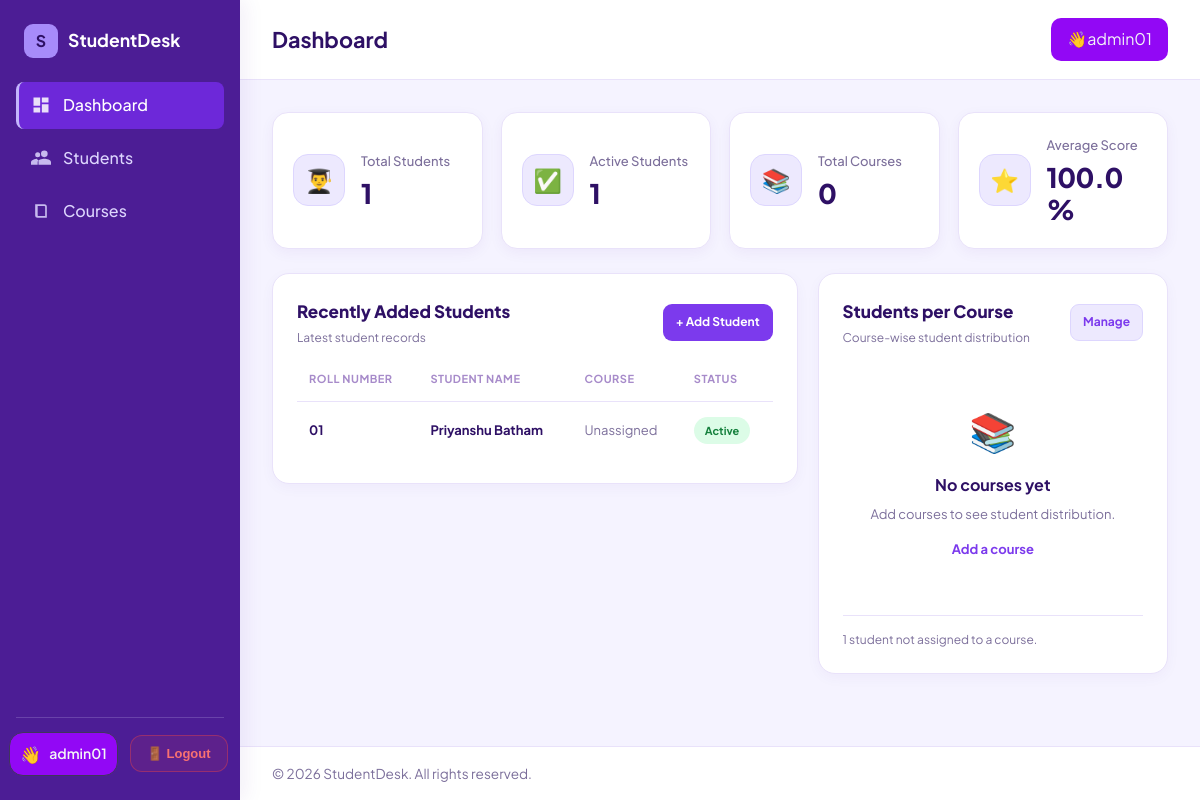
The page / (signed in) on the database its author committed.
### students_app/models.py (models this page shows, shortened)
class Student(models.Model):
    GENDER_CHOICES = [('M', 'Male'), ('F', 'Female'), ('O', 'Other')]
    owner = models.ForeignKey( settings.AUTH_USER_MODEL,on_delete=models.CASCADE, related_name='students')
    roll_number = models.CharField(max_length=20)
    first_name = models.CharField(max_length=50)
    last_name = models.CharField(max_length=50)
    email = models.EmailField()
    phone = models.CharField(max_length=16, blank=True,
        validators=[ RegexValidator(r'^\+?\d{7,15}$','Enter a valid phone number (7-15 digits).')
        ]
    )
    gender = models.CharField(max_length=1, choices=GENDER_CHOICES, default='M')
    date_of_birth = models.DateField(null=True, blank=True)
    course = models.ForeignKey(Course, null=True, blank=True, on_delete=models.SET_NULL, related_name='students')
    address = models.TextField(blank=True)
    is_active = models.BooleanField(default=True)
    admission_date = models.DateField(default=timezone.localdate)
    created_at = models.DateTimeField(auto_now_add=True)
    class Meta:
        ordering = ['roll_number']
        unique_together = ('owner', 'roll_number')
    @property
    def full_name(self):
        return f'{self.first_name} {self.last_name}'.strip()
    def get_absolute_url(self):
        return reverse('student_detail', args=[self.pk])

### students_app/views.py (the view)
# urls.py: path("",views.dashboard,name='dashboard'),
@login_required(login_url='login')
def dashboard(request):
    students = Student.objects.filter(owner=request.user)
    courses = Course.objects.filter(owner=request.user)
    course_stats = list(courses.annotate(student_count=Count('students')).order_by('-student_count', 'name')[:6])
    top = max((c.student_count for c in course_stats), default=0)
    for course in course_stats:
        course.percent = int(course.student_count * 100 / top) if top else 0
    context = {
        'total_students': students.count(),
        'active_students': students.filter(is_active=True).count(),
        'total_courses': courses.count(),
        'average_score': Mark.objects.filter(student__owner=request.user).aggregate(a=Avg('score'))['a'],
        'unassigned': students.filter(course__isnull=True).count(),
        'course_stats': course_stats,
        'recent_students': students.select_related('course').order_by('-created_at')[:5],
    }
    return render(request, 'dashboard.html', context)

### students_app/templates/dashboard.html (shortened to what this page needs)
{% extends 'base.html' %}
{% load static %}
{% block extra_css %}
<link rel="stylesheet" href="{% static 'css/dashboard.css' %}">
{% endblock %}
{% block content %}
<div class="dash">
    <div class="stats-grid">
        <div class="stat-card">
            <div class="stat-icon">👨‍🎓</div>
            <div class="stat-info">
                <p>Total Students</p>
                <h3>{{ total_students }}</h3>
            </div>
        </div>
        <div class="stat-card">
            <div class="stat-icon">✅</div>
            <div class="stat-info">
                <p>Active Students</p>
                <h3>{{ active_students }}</h3>
            </div>
        </div>
        <div class="stat-card">
            <div class="stat-icon">📚</div>
            <div class="stat-info">
                <p>Total Courses</p>
                <h3>{{ total_courses }}</h3>
            </div>
        </div>
        <div class="stat-card">
            <div class="stat-icon">⭐</div>
            <div class="stat-info">
                <p>Average Score</p>
                <h3>
                    {% if average_score is not None %}
                        {{ average_score|floatformat:1 }}%
                    {% else %}
                        --
                    {% endif %}
                </h3>
            </div>
        </div>
    </div>
    <div class="two-col">
        <div class="card">
            <div class="card-head">
                <div>
                    <h2>Recently Added Students</h2>
                    <p class="card-subtitle">Latest student records</p>
                </div>
                <a href="{% url 'students_create' %}" class="btn btn-sm">+ Add Student</a>
            </div>
            {% if recent_students %}
            <div class="table-wrap">
                <table>
                    <thead>
                        <tr>
                            <th>Roll Number</th>
                            <th>Student Name</th>
                            <th>Course</th>
                            <th>Status</th>
                        </tr>
                    </thead>
                    <tbody>
                        {% for s in recent_students %}
                        <tr>
                            <td data-label="Roll Number">
                                <span class="roll-number">{{ s.roll_number }}</span>
                            </td>
                            <td data-label="Student Name">
                                <a class="student-link" href="{{ s.get_absolute_url }}">
                                    {{ s.full_name }}
                                </a>
                            </td>
                            <td data-label="Course">
                                {{ s.course.name|default:"Unassigned" }}
                            </td>
                            <td data-label="Status">
                                {% if s.is_active %}
                                    <span class="badge badge-green">Active</span>
                                {% else %}
                                    <span class="badge badge-gray">Inactive</span>
                                {% endif %}
                            </td>
                        </tr>
                        {% endfor %}
                    </tbody>
                </table>
            </div>
            {% endif %}
        </div>
        <div class="card">
            <div class="card-head">
                <div>
                    <h2>Students per Course</h2>
                    <p class="card-subtitle">Course-wise student distribution</p>
                </div>
                <a href="{% url 'students_list' %}" class="btn btn-light btn-sm">Manage</a>
            </div>
            {% for c in course_stats %}
            <div class="bar-row">
                <div class="label">
                    <span>{{ c.name }}</span>
                    <strong>{{ c.student_count }}</strong>
                </div>
                <div class="bar">
                    <span></span>
                </div>
            </div>
            {% empty %}
            <div class="empty">
                <span class="empty-icon">📚</span>
                <h3>No courses yet</h3>
                <p>Add courses to see student distribution.</p>
                <a href="{% url 'courses_create' %}" class="empty-link">Add a course</a>
            </div>
            {% endfor %}
            {% if unassigned %}
            <p class="note">
                {{ unassigned }} student{{ unassigned|pluralize }}
                not assigned to a course.
            </p>
            {% endif %}
        </div>
    </div>
</div>
{% endblock %}

### students_app/templates/base.html (shortened to what this page needs)
{% load static %}
<!DOCTYPE html>
<html lang="en">
<head>
  <link rel="stylesheet" href="{% static 'css/base.css' %}">
  {% block extra_css %}{% endblock %}
</head>
<body>
  <aside class="sidebar" id="sidebar">
    <a  class="brand">
      <span class="brand-mark">S</span>
      <span class="brand-name">StudentDesk</span>
    </a>
    <nav class="nav" aria-label="Main navigation">
      <a href="{% url 'dashboard' %}"
         class="nav-link {% if request.resolver_match.url_name == 'dashboard' %}active{% endif %}">
        <svg viewBox="0 0 24 24" aria-hidden="true"><path d="M3 13h8V3H3v10zm0 8h8v-6H3v6zm10 0h8V11h-8v10zm0-18v6h8V3h-8z"/></svg>
        Dashboard
      </a>
      <a  href="{% url 'students_list' %}"
         class="nav-link {% if request.resolver_match.url_name == 'students_list' %}active{% endif %}">
        <svg viewBox="0 0 24 24" aria-hidden="true"><path d="M16 11a4 4 0 1 0-4-4 4 4 0 0 0 4 4zm-8 0a3 3 0 1 0-3-3 3 3 0 0 0 3 3zm8 2c-2.7 0-8 1.3-8 4v3h16v-3c0-2.7-5.3-4-8-4zM8 13c-.3 0-.6 0-1 .1C8.200 13.900 9 15 9 16.500V20H0v-3c0-2.200 4.700-4 8-4z"/></svg>
        Students
      </a>
      <a  href="{% url 'courses_list' %}"
         class="nav-link {% if request.resolver_match.url_name == 'courses_list' %}active{% endif %}">
        <svg viewBox="0 0 24 24" aria-hidden="true"><path d="M5 4h11a3 3 0 0 1 3 3v13H8a3 3 0 0 1-3-3V4zm3 2v11a1 1 0 0 0 1 1h8V7a1 1 0 0 0-1-1H8z"/></svg>
        Courses
      </a>
    </nav>
    <div class="sidebar-footer">
        <div class="user-actions">
          <span class="user_name">
              <span class="user-avatar">👋</span>
              <span>{{ user.get_full_name|default:user.username }}</span>
          </span>
            <form method="post" action="{% url 'logout' %}">{% csrf_token %}
                <button type="submit" class="logout-btn">🚪 Logout</button>
            </form>
        </div>
    </div>
  </aside>
  <div class="main">
    <header class="topbar">
      <h1 class="page-title">
        {% block page_title %}
            {% if request.resolver_match.url_name == 'dashboard' %}
                Dashboard
            {% elif request.resolver_match.url_name == 'students_list' %}
                Students
            {% elif request.resolver_match.url_name == 'courses_list' %}
                Courses
             {% endif %}
        {% endblock %}
      </h1>
      <div class="topbar-actions">{% block topbar_actions %}👋{{ user.get_full_name|default:user.username }}{% endblock %}</div>
    </header>
    <main class="content">
      {% block content %}{% endblock %}
    </main>
    <footer class="footer">
      &copy; {% now "Y" %} StudentDesk. All rights reserved.
    </footer>
  </div>
</body>
</html>

### students_app/static/css/base.css (style rules this page uses)
:root { --ink: #4C1D95; --ink-soft: #5B21B6; --paper: #F5F3FF; --card: #FFFFFF; --text: #2E1065; --muted: #7C6F9B; --line: #E9E2FA; --accent: #7C3AED; --accent-hover: #6D28D9; --sidebar-w: 240px; --radius: 12px; }
*, *::before, *::after { box-sizing: border-box; }
html, body { margin: 0; }
body { font-family: "Plus Jakarta Sans", system-ui, sans-serif; background: var(--paper); color: var(--text); line-height: 1.55; }
a { color: inherit; text-decoration: none; }
.sidebar { position: fixed; inset: 0 auto 0 0; width: var(--sidebar-w); background: var(--ink); color: #EDE9FE; display: flex; flex-direction: column; padding: 24px 16px; z-index: 20; box-shadow: 4px 0 20px rgba(76, 29, 149, 0.08); }
.brand { display: flex; align-items: center; gap: 10px; padding: 0 8px 24px; color: #FFFFFF; }
.brand-mark { width: 34px; height: 34px; display: grid; place-items: center; background: #A78BFA; color: #2E1065; font-weight: 700; border-radius: 9px; }
.brand-name { font-weight: 700; font-size: 1.1rem; }
.nav { display: flex; flex-direction: column; gap: 6px; }
.nav-link { display: flex; align-items: center; gap: 12px; padding: 11px 12px; border-radius: 8px; border-left: 3px solid transparent; font-weight: 500; color: #DDD6FE; transition: background 0.2s ease, color 0.2s ease; }
.nav-link svg { width: 20px; height: 20px; fill: currentColor; opacity: 0.85; }
.nav-link.active { background: #6D28D9; border-left-color: #C4B5FD; color: #FFFFFF; }
.sidebar-footer { margin-top: auto; padding: 14px 8px 0; border-top: 1px solid rgba(221, 214, 254, 0.2); font-size: 0.9rem; color: #DDD6FE; }
.main { margin-left: var(--sidebar-w); min-height: 100vh; display: flex; flex-direction: column; }
.topbar { display: flex; align-items: center; gap: 16px; padding: 18px 32px; background: var(--card); border-bottom: 1px solid var(--line); }
.page-title { margin: 0; font-size: 1.35rem; font-weight: 700; color: var(--text); }
.topbar-actions { margin-left: auto; display: flex; gap: 10px; background: #9208f5; color: #f3f4f6; padding: 9px 16px; border-radius: 10px; transition: 0.3s ease; }
.content { flex: 1; padding: 32px; }
.footer { padding: 16px 32px; color: var(--muted); font-size: 0.85rem; border-top: 1px solid var(--line); background: #FFFFFF; }
.card { background: var(--card); border: 1px solid var(--line); border-radius: var(--radius); padding: 20px; box-shadow: 0 4px 14px rgba(76, 29, 149, 0.04); }
.btn { display: inline-block; padding: 9px 16px; border: 0; border-radius: 8px; background: var(--accent); color: #FFFFFF; font: inherit; font-weight: 600; cursor: pointer; transition: background 0.2s ease, transform 0.15s ease, box-shadow 0.2s ease; }
.logout-btn { background: white; border-radius: 8px; color: rgb(246, 40, 40); padding: 9px 10px; font-weight: 600; }
.user-actions { display: flex; align-items: center; gap: 12px; }
.user_name { display: inline-flex; align-items: center; gap: 8px; padding: 8px 10px; margin-left: -15px; border-radius: 14px; background: #9208f5; border: 1px solid #40365c; color: #f3f4f6; font-size: 14px; font-weight: 600; white-space: nowrap; transition: 0.3s ease; }
.user-avatar { font-size: 17px; }
.logout-btn { display: inline-flex; align-items: center; justify-content: center; gap: 7px; padding: 10px 16px; border-radius: 12px; background: rgba(239, 68, 68, 0.10); border: 1px solid rgba(239, 68, 68, 0.4); color: #f87171; font-size: 13px; font-weight: 600; text-decoration: none; white-space: nowrap; transition: all 0.3s ease; }

### rows shown on the page
Student: roll_number "01", full_name "Priyanshu Batham", course.name "Unassigned", is_active "Active"

### other values the page prints
{{ user.get_full_name|default:user.username }} "admin01"
{{ total_students }} "1"
{{ active_students }} "1"
{{ total_courses }} "0"
{{ average_score|floatformat:1 }} "100.0"
{{ unassigned }} "1"
